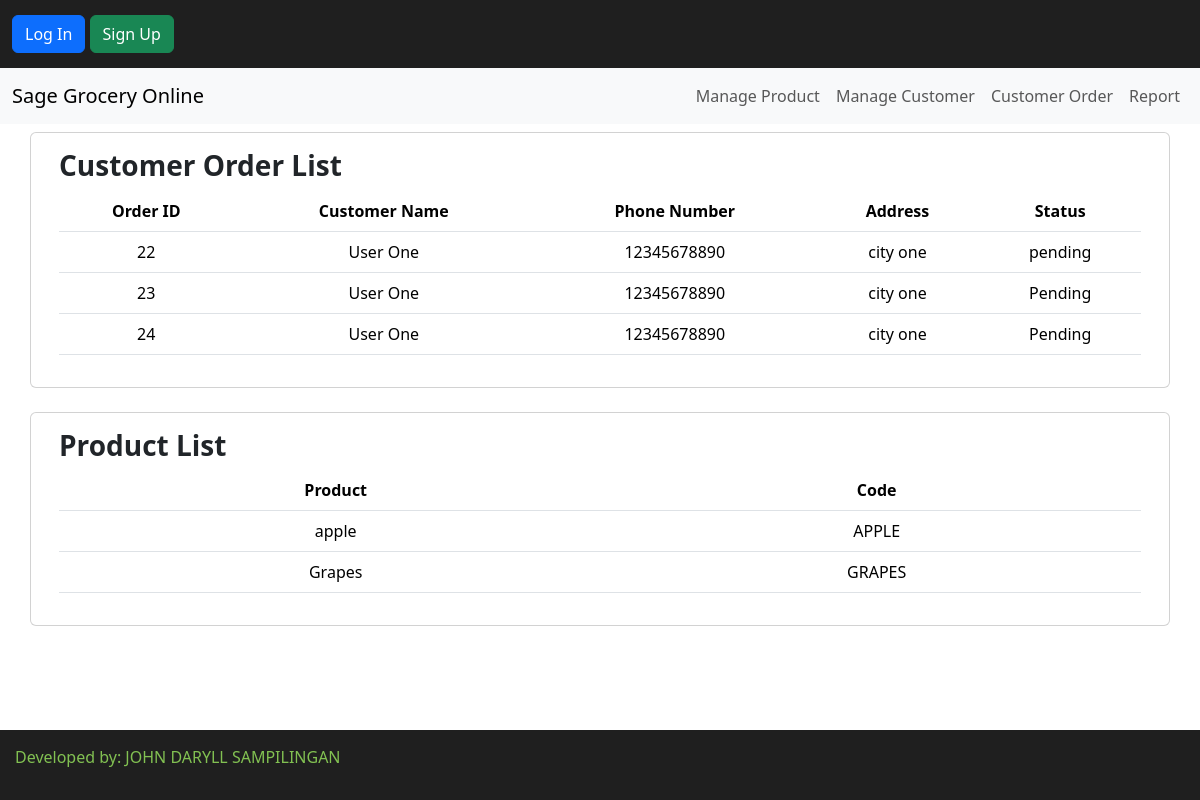
Page /admin/reports.php on the committed database.
### tables this page shows
CREATE TABLE `user_order` (
  `id` int(11) NOT NULL,
  `user_id` varchar(150) NOT NULL,
  `firstname` varchar(150) NOT NULL,
  `lastname` varchar(150) NOT NULL,
  `email` varchar(150) NOT NULL,
  `address` varchar(150) NOT NULL,
  `phone` varchar(150) NOT NULL,
  `city` varchar(150) NOT NULL,
  `zip` varchar(150) NOT NULL,
  `totalquantity` varchar(150) NOT NULL,
  `totalprice` varchar(150) NOT NULL,
  `orderdate` timestamp NOT NULL DEFAULT current_timestamp() ON UPDATE current_timestamp(),
  `status` varchar(150) NOT NULL
);

CREATE TABLE `item_order` (
  `order_id` int(11) NOT NULL,
  `user_id` varchar(150) NOT NULL,
  `item_name` varchar(150) NOT NULL,
  `quantity` varchar(150) NOT NULL,
  `price` varchar(150) NOT NULL
);

CREATE TABLE `tblproduct` (
  `id` int(8) NOT NULL,
  `name` varchar(255) NOT NULL,
  `code` varchar(255) NOT NULL,
  `image` text NOT NULL,
  `uom` varchar(150) NOT NULL,
  `price` double(10,2) NOT NULL,
  `quantity` varchar(150) NOT NULL
);

### admin/reports.php (the view, shortened to what this page needs)
<?php
include('header.php');
$orders = $db->query(
    "SELECT *
    FROM user_order, item_order
    WHERE user_order.id = item_order.order_id"
);
$items = $db->query("SELECT * FROM tblproduct");
?>
<div class="container">
    <div class="row">
        <div class="card">
            <div class="card-body">
                <h3><b>Customer Order List</b></h3>
                <table class="table table-responsive text-center">
                    <thead>
                        <tr>
                            <th scope="col">Order ID</th>
                            <th scope="col">Customer Name</th>
                            <th scope="col">Phone Number</th>
                            <th scope="col">Address</th>
                            <th scope="col">Status</th>
                        </tr>
                    </thead>
                    <tbody>
                    <?php while ($order = $orders->fetch_assoc()) { ?>
                        <tr>
                            <td><?php echo $order["order_id"] ?></td>
                            <td><?php echo $order["firstname"] ?> <?php echo $order["lastname"] ?></td>
                            <td><?php echo $order["phone"] ?></td>
                            <td><?php echo $order["city"] ?></td>
                            <td><?php echo $order["status"] ?></td>
                        </tr>
                        <?php } ?>
                    </tbody>
                </table>
            </div>
        </div>
        <div class="card mt-4 mb-4">
            <div class="card-body">
                <h3><b>Product List</b></h3>
                <table class="table table-responsive text-center">
                    <thead>
                        <tr>
                            <th scope="col">Product</th>
                            <th scope="col">Code</th>
                        </tr>
                    </thead>
                    <tbody>
                    <?php while ($item = $items->fetch_assoc()) { ?>
                        <tr>
                            <td><?php echo $item["name"] ?></td>
                            <td><?php echo $item["code"] ?></td>
                        </tr>
                        <?php } ?>
                    </tbody>
                </table>
            </div>
        </div>
    </div>
</div>
<?php include('footer.php'); ?>

### assets/style.css (style rules this page uses)
html, body { scrollbar-width: none; scroll-padding-top: 100px; background-image: url("../assets/icons/50perc.jpg"); background-size: cover; background-repeat: no-repeat; }

### rows in the picture
user_order: item_order.order_id "22", firstname "User", lastname "One", phone "12345678890", city "city one", status "pending"
user_order: item_order.order_id "23", firstname "User", lastname "One", phone "12345678890", city "city one", status "Pending"
user_order: item_order.order_id "24", firstname "User", lastname "One", phone "12345678890", city "city one", status "Pending"
tblproduct: name "apple", code "APPLE"
tblproduct: name "Grapes", code "GRAPES"
